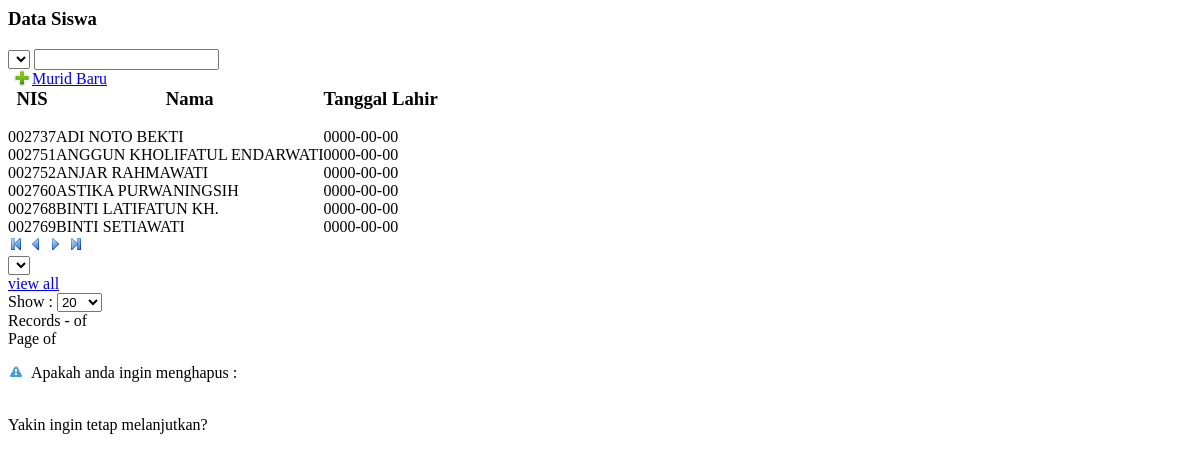
The app's page /modul/sview.php with its own data.
### tables this page shows
CREATE TABLE IF NOT EXISTS `t_siswa` (
  `nis` varchar(7) NOT NULL,
  `nis_nas` varchar(20) NOT NULL,
  `nama` varchar(50) NOT NULL,
  `panggilan` varchar(20) NOT NULL,
  `tempat_lahir` varchar(40) NOT NULL,
  `tgl_lahir` date DEFAULT NULL,
  `agama` int(2) DEFAULT NULL,
  `jk` int(2) DEFAULT NULL,
  `anakke` int(3) DEFAULT NULL,
  `alamat` varchar(150) NOT NULL,
  `telp` varchar(15) NOT NULL,
  `gol_darah` int(2) DEFAULT NULL,
  `tgl_sttb` date DEFAULT NULL,
  `no_sttb` varchar(20) DEFAULT NULL,
  `diterima_ta` int(2) NOT NULL,
  `diterima_kelas` int(2) DEFAULT NULL,
  `foto` varchar(2) NOT NULL,
  `postdate` datetime DEFAULT NULL,
  `postby` varchar(20) NOT NULL,
  PRIMARY KEY (`nis`)
);

### modul/sview.php (the view, shortened to what this page needs)
<link href="js/jqueryContextMenu/jquery.contextMenu.css" rel="stylesheet" type="text/css" />
<link type="text/css" href="js/jquery/redmond/jquery-ui-1.8rc2.custom.css" rel="stylesheet" />
<div class="content-box">
        <div class="content-box-header">
            <h3>Data Siswa</h3>
        </div>
        <div class="content-box-content">
	<div id="tablewrapper">
		<div id="tableheader">
        	<div class="search">
                <select id="columns" onchange="sorter.search('query')"></select>
                <input type="text" id="query" onkeyup="sorter.search('query')" />
            </div>
            <span class="details">
				<div class="add"><a href="home.php?page=sedit">Murid Baru</a></div>
        	</span>
        </div>
        <table cellpadding="0" cellspacing="0" border="0" id="tableData" class="tinytable">
            <thead>
				<tr>
                    <th><h3>NIS</h3></th>
                    <th><h3>Nama</h3></th>
                    <th><h3>Tanggal Lahir</h3></th>
                </tr>
            </thead>
            <tbody>
<?php
$sql=  mysql_query('select nis,nama,tgl_lahir from t_siswa');
while ($row = mysql_fetch_array($sql)) {
    echo '<tr>
			<td>'.$row[0].'</td>
			<td>'.$row[1].'</td>
			<td>'.$row[2].'</td></tr>';
}
?>
            </tbody>
        </table>
        <div id="tablefooter">
          <div id="tablenav">
            	<div>
                    <img src="tinytable/images/first.gif" width="16" height="16" alt="First Page" onclick="sorter.move(-1,true)" />
                    <img src="tinytable/images/previous.gif" width="16" height="16" alt="First Page" onclick="sorter.move(-1)" />
                    <img src="tinytable/images/next.gif" width="16" height="16" alt="First Page" onclick="sorter.move(1)" />
                    <img src="tinytable/images/last.gif" width="16" height="16" alt="Last Page" onclick="sorter.move(1,true)" />
                </div>
                <div>
                	<select id="pagedropdown"></select>
				</div>
                <div>
                	<a href="javascript:sorter.showall()">view all</a>
                </div>
            </div>
			<div id="tablelocation">
            	<div>
					 <span>Show : </span>
                    <select onchange="sorter.size(this.value)">
                        <option value="20" selected="selected">20</option>
                    </select>
                </div>
                <div class="page">Records <span id="startrecord"></span>-<span id="endrecord"></span> of <span id="totalrecords"></span>
                <br/>Page <span id="currentpage"></span> of <span id="totalpages"></span>
                </div>
            </div>
        </div>
    </div>
	<div id="dialogTable" title="Ingin menghapus data?">
	<p><span class="ui-icon ui-icon-alert" style="float:left; margin:0 7px 20px 0;"></span>Apakah anda ingin menghapus :<br /><b><div id="nomEliminar"></div></b><br />Yakin ingin tetap melanjutkan?</p>
</div>
</div>
</div>

### records on screen
t_siswa: nis "002737", nama "ADI NOTO BEKTI", tgl_lahir "0000-00-00"
t_siswa: nis "002751", nama "ANGGUN KHOLIFATUL ENDARWATI", tgl_lahir "0000-00-00"
t_siswa: nis "002752", nama "ANJAR RAHMAWATI", tgl_lahir "0000-00-00"
t_siswa: nis "002760", nama "ASTIKA PURWANINGSIH", tgl_lahir "0000-00-00"
t_siswa: nis "002768", nama "BINTI LATIFATUN KH.", tgl_lahir "0000-00-00"
t_siswa: nis "002769", nama "BINTI SETIAWATI", tgl_lahir "0000-00-00"
